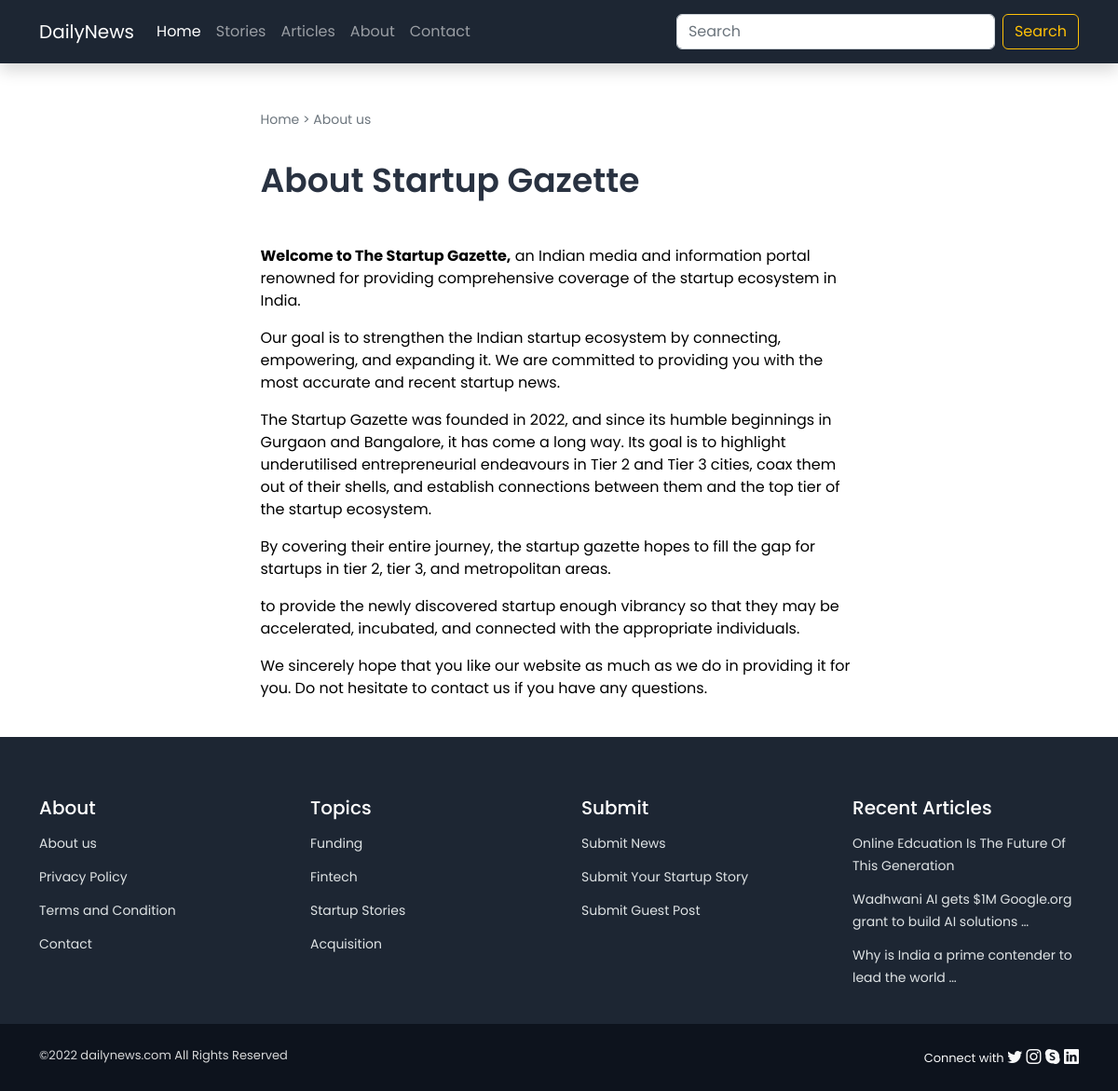
Screenshot of /aboutus/ with the database file from the repository.
### home/models.py (models this page shows, shortened)
class Tag(models.Model):
    name=models.CharField(max_length=100,unique=True)
    created_at=models.DateTimeField(auto_now_add=True,editable=False)
    updated_at=models.DateTimeField(auto_now=True, editable=False)

class Post(models.Model):
    title=models.CharField(max_length=600, unique=True)
    image=models.ImageField(upload_to='post_images',null=True, default="../static/img/deafult.jpg")
    content=RichTextField()
    category=models.ForeignKey(Category,on_delete=models.SET_NULL, null=True,blank=True)
    meta_description=models.TextField(blank=True,null=True)
    meta_keyword=models.TextField(blank=True,null=True)
    slug=models.SlugField(max_length=1000, unique=True,null=True,blank=True)
    status=models.IntegerField(choices=STATUS, default=0)
    publish_date=models.DateTimeField()
    writer=models.ForeignKey(User,on_delete=models.SET_NULL,null=True,blank=True)
    tag=models.ForeignKey(Tag,on_delete=models.SET_NULL,null=True,blank=True)
    created_at=models.DateTimeField(auto_now_add=True,editable=False)
    updated_at=models.DateTimeField(auto_now=True, editable=False)
    class Meta:
        ordering = ['-created_at']

### home/views.py (the view)
# urls.py: path('aboutus/',aboutUs, name='aboutus'),
def aboutUs(request):
    context={}
    try:
       pass
    except Exception as e:
        print('About us Exception : ',e)
    return render(request,'home/about_us.html',context)

### home/processor.py (called while the page is built)
def globalContext(request):
    context={}
    try:
        context['topics']=Tag.objects.all()
        context['latestPosts']=Post.objects.filter(status=1)[:3]
    except Exception as e:
        print('Global Context Processor Exception : ',e)
    return context

### home/templates/home/about_us.html (shortened to what this page needs)
{% extends './base.html' %} {% load static %}
{% block body %}
<section class="py-5">
    <div class="container">
        <div class="row">
            <div class="col-md-7 m-auto">
                <p class="text-muted"><small>Home > About us</small></p>
            </div>
            <div class="col-md-7 m-auto">
                <h1 class="title mb-5 mt-3">About Startup Gazette</h1>
                <article>
                    <p><b>Welcome to The Startup Gazette,</b> an Indian media and information portal renowned for
                        providing comprehensive coverage of the startup ecosystem in India.</p>
                    <p>Our goal is to strengthen the Indian startup ecosystem by connecting, empowering, and expanding
                        it. We are committed to providing you with the most accurate and recent startup news. </p>
                    <p> The Startup Gazette was founded in 2022, and since its humble beginnings in Gurgaon and
                        Bangalore, it has come a long way. Its goal is to highlight underutilised entrepreneurial
                        endeavours in Tier 2 and Tier 3 cities, coax them out of their shells, and establish connections
                        between them and the top tier of the startup ecosystem. </p>
                    <p> By covering their entire journey, the startup gazette hopes to fill the gap for startups in tier
                        2, tier 3, and metropolitan areas.</p>
                    <p>to provide the newly discovered startup enough vibrancy so that they may be accelerated,
                        incubated, and connected with the appropriate individuals. </p>
                    <p>We sincerely hope that you like our website as much as we do in providing it for you. Do not
                        hesitate to contact us if you have any questions.</p>
                </article>
            </div>
        </div>
    </div>
</section>
{% endblock body %}

### home/templates/home/base.html (shortened to what this page needs)
<!doctype html> {% load static %}
<html lang="en">
<head>
  <link href="https://cdn.jsdelivr.net/npm/bootstrap@5.2.3/dist/css/bootstrap.min.css" rel="stylesheet"
>
  <link href='https://unpkg.com/boxicons@2.1.4/css/boxicons.min.css' rel='stylesheet'>
  <link rel="stylesheet" href="https://cdn.jsdelivr.net/npm/bootstrap-icons@1.10.2/font/bootstrap-icons.css">
  <link href="{% static 'css/style.css' %}" rel="stylesheet">
</head>
<body>
  <header id="header" class="">
    <nav class="navbar navbar-expand-lg navbar-dark bg-dark  shadow">
      <div class="container">
        <a class="navbar-brand" href="/">DailyNews</a>
        <div class="collapse navbar-collapse" id="navbarSupportedContent">
          <ul class="navbar-nav me-auto mb-2 mb-lg-0">
            <li class="nav-item">
              <a class="nav-link active" aria-current="page" href="#">Home</a>
            </li>
            <li class="nav-item">
              <a class="nav-link" href="/category/stories">Stories</a>
            </li>
            <li class="nav-item">
              <a class="nav-link" href="{% url 'home:category' 'article' %}">Articles</a>
            </li>
            <li class="nav-item">
              <a class="nav-link" href="{% url 'home:aboutus' %}">About</a>
            </li>
            <li class="nav-item">
              <a class="nav-link" href="{% url 'home:contact' %}">Contact</a>
            </li>
          </ul>
          <form class="d-flex" role="search" method="get" action="{% url 'home:search' %}">
            <input class="form-control me-2" type="search" placeholder="Search" name="q" aria-label="Search" id="search">
            <button class="btn btn-outline-warning" type="submit">Search</button>
          </form>
        </div>
      </div>
    </nav>
  </header>
  <main id="main">
    {% block body %}
    {% endblock body %}
  </main>
  <footer id="footer" class="footer bg-dark ">
    <div class="footer-content">
      <div class="container">
        <div class="row g-5 py-3">
          <div class="col-lg-3">
            <h5 class="footer-heading ">About</h5>
            <ul class="footer-links list-unstyled ">
              <li><a href="{% url 'home:aboutus' %}" class="footer-link"></i> About us</a></li>
              <li><a href="{% url 'home:privacy-policy' %}" class="footer-link">Privacy Policy</a></li>
              <li><a href="{% url 'home:term-and-condition' %}" class="footer-link"> Terms and Condition</a></li>
              <li><a href="{% url 'home:contact' %}" class="footer-link"> Contact</a></li>
            </ul>
          </div>
          <div class="col-6 col-lg-3">
            <h5 class="footer-heading ">Topics</h5>
            <ul class="footer-links list-unstyled ">
              {% for item in topics %}
              <li><a href="{% url 'home:tag' item.name %}" class="footer-link">{{item.name | title}}</a></li>
              {% endfor %}
            </ul>
          </div>
          <div class="col-6 col-lg-3">
            <h5 class="footer-heading ">Submit</h5>
            <ul class="footer-links list-unstyled ">
              <li><a href="#" class="footer-link">Submit News</a></li>
              <li><a href="#" class="footer-link">Submit Your Startup Story</a></li>
              <li><a href="#" class="footer-link">Submit Guest Post</a></li>
            </ul>
          </div>
          <div class="col-lg-3">
            <h5 class="footer-heading">Recent Articles</h5>
            <ul class="footer-links footer-blog-entry list-unstyled">
              {% for item in latestPosts %}
              <li>
                <a href="{% url 'home:post' item.slug %}" class="footer-link">
                 {{item.title | truncatewords:10}}
                </a>
              </li>
              {% endfor %}
            </ul>
          </div>
        </div>
      </div>
    </div>
    <div class="footer-legal py-4">
      <div class="container">
        <div class="row justify-content-between">
          <div class="col-md-6 text-center text-md-start mb-3 mb-md-0">
            <div class="copyright">
              ©2022 dailynews.com All Rights Reserved
            </div>
          </div>
          <div class="col-md-6">
            <div class="social-links mb-3 mb-lg-0 text-center text-md-end">
              <span class="text-light smaller-text ps-2">Connect with </span>
              <a href="#" class="twitter text-light"><i class='bi bi-twitter' ></i></a>
              <a href="#" class="instagram text-light"><i class='bi bi-instagram' ></i></a>
              <a href="#" class="google-plus text-light"><i class="bi bi-skype"></i></a>
              <a href="#" class="linkedin text-light"><i class='bi bi-linkedin' ></i></a>
            </div>
          </div>
        </div>
      </div>
    </div>
  </footer>
</body>
</html>

### static/css/style.css (style rules this page uses)
:root { --primary-color:#3D5A80; --secondary-color:#98C1D9; --light-color:#E0FBFC; --light-dark-color:#293241; --dark-color:#1d2633; --body-font:'Poppins', sans-serif; --biggest-font-size: 1.75rem; --h1-font-size: 1.5rem; --h2-font-size: 1.25rem; --h3-font-size: 1rem; --normal-font-size: .938rem; --small-font-size: .813rem; --smaller-font-size: .75rem; --tiny-font-size: .625rem; --font-medium: 500; --font-semibold: 600; --z-tooltip: 10; --z-fixed: 100; --z-modal: 1000; }
@media screen and (min-width: 968px) { :root { --biggest-font-size: 2.5rem; --h1-font-size: 2.25rem; --h2-font-size: 1.5rem; --h3-font-size: 1.25rem; --normal-font-size: 1rem; --small-font-size: .875rem; --smaller-font-size: .813rem; } }
* { box-sizing: border-box; padding: 0; margin: 0; }
html { scroll-behavior: smooth; }
body, button, input, textarea { font-family: var(--body-font); font-size: var(--normal-font-size); }
body { background-color: var(--body-color); color: var(--text-color); transition: .4s; }
h1, h2, h3 { color: var(--primary-text-color); font-weight: var(--font-semibold); }
ul { list-style: none; }
a { text-decoration: none; }
.bg-dark { background-color: var(--dark-color) !important; }
.navbar-dark { font-family: var(--body-font); font-size: var(--normal-font-size); padding: 14px 0px; }
#footer { margin-top: 1.5rem; }
.footer-heading { font-size: var(--h3-font-size); color: #fff; }
.footer-links li { padding: 6px 0px; }
.footer-link { color: #fbffffde!important; font-family: var(--body-font); font-size: var(--small-font-size); }
.footer-legal { background-color: #0d131d!important; }
.copyright { color: #ffffffd4; font-size: var(--smaller-font-size); }
.smaller-text { font-size: var(--smaller-font-size) !important; }
.title { font-size: var(--h1-font-size) !important; color: var(--light-dark-color); }

### rows the page displays
Tag: name "Funding"
Tag: name "Fintech"
Tag: name "Startup Stories"
Tag: name "Acquisition"
Post: title "Online Edcuation Is The Future Of This Generation"
Post: title "Wadhwani AI gets $1M Google.org grant to build AI solutions …"
Post: title "Why is India a prime contender to lead the world …"
